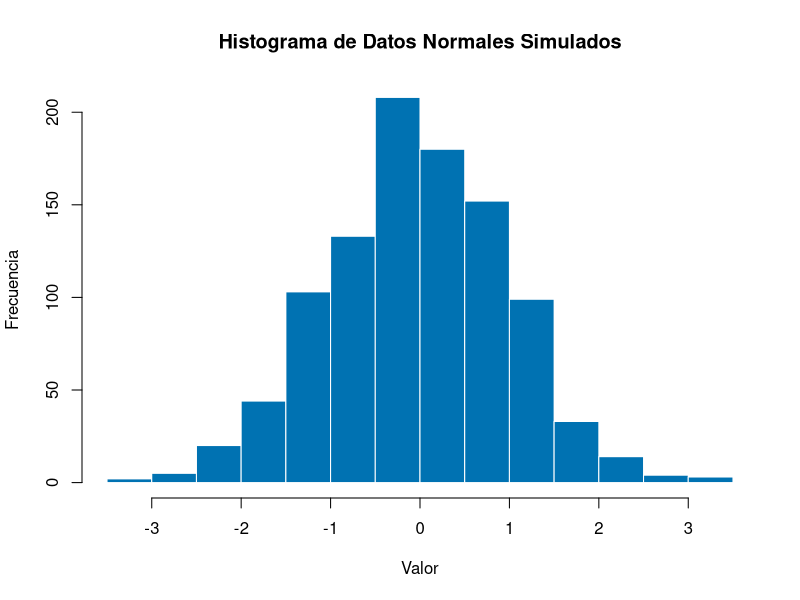

Recreate this plot in R.
## ---- chunk 1
# Simular datos
set.seed(42)
datos_normales <- rnorm(n = 1000, mean = 0, sd = 1)

# Crear el histograma
hist(datos_normales,
     main = "Histograma de Datos Normales Simulados",
     xlab = "Valor",
     ylab = "Frecuencia",
     col = "#0072B2",
     border = "white")
## ---- chunk 2
# Aplicar la prueba de Shapiro-Wilk a los datos simulados
prueba_shapiro <- shapiro.test(datos_normales)

# Imprimir los resultados de forma concisa
cat(sprintf("Estadístico W: %.4f\n", prueba_shapiro$statistic))
cat(sprintf("Valor p (p-value): %.4f\n", prueba_shapiro$p.value))
